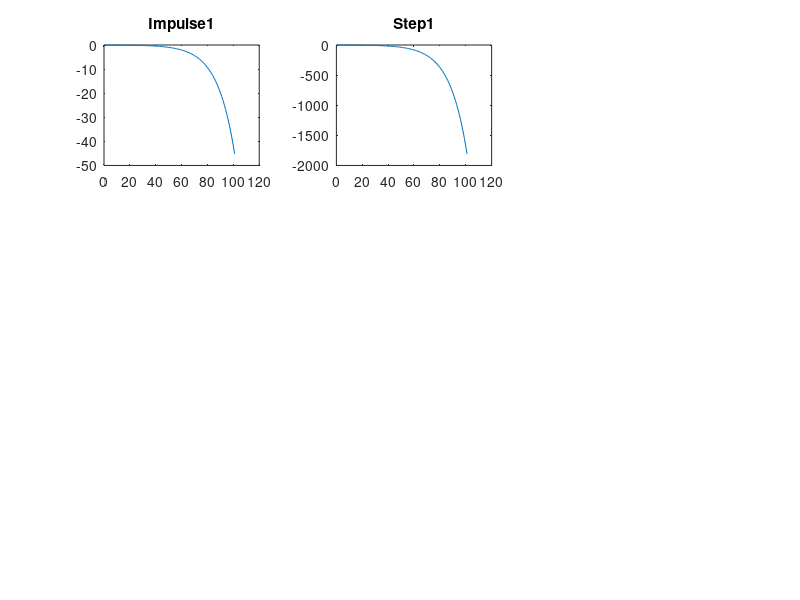

MATLAB code for this plot: (Note: this script raises an error after producing the figure.)
%% Title:Control System-First Order System: System analysis by changing gain
%Author:Ravikumar M Pise
%PS No:99003747
%Date:7/04/2021
%Version:R2020b

%% This Document has equation for motion differential system
%Equation:v=u+(dv/dt)T

%% Math analysis
%dependent variables:v
%independent variables:t
%constant:T
%Root:1/T

%% Changing the gain of system 
%gain is 1 
T1=40;
Tau=T1;
TF1=tf([0,-1],[T1,-1]);
T_R=4*Tau;
subplot(3,3,1),plot(impulse(TF1))
title("Impulse1")
subplot(3,3,2),plot(step(TF1))
title("Step1")
S = stepinfo(TF1);
p1=pole(TF1)
z1=zero(TF1)

%% gain is 0.1
T1=40;
Tau=1/T1;
CF=0.1;
TF2=CF*tf([0,-1],[T1,-1]);
T_R=4*Tau;
subplot(3,3,3),plot(impulse(TF2))
title("Impulse2")
subplot(3,3,4),plot(step(TF2))
title("Step2")
S = stepinfo(TF2);

%gain is 10
T1=40;
Tau=1/T1;
CF=10;
TF3=CF*tf([0,-1],[T1,-1]);
T_R=4*Tau;
subplot(3,3,5),plot(impulse(TF3))
title("Impulse3")
subplot(3,3,6),plot(step(TF3))
title("Step3")
S = stepinfo(TF3);

%gain is 100
T1=40;
CF=100;
TF4=CF*tf([0,-1],[T1,-1]);
T_R=4*Tau;
subplot(3,3,7),plot(impulse(TF4))
title("Impulse4")
subplot(3,3,8),plot(step(TF4))
title("Step4")
S = stepinfo(TF4);

%% Analysis:
%   On changing the gain of the transfer function:
%  Justification:
%  The system is unstable whether the gain is increasing or decreasing because the pole location is at right half of S Plane 
%  1. all time response is NaN,Inf by this we can conclude that the system
%  is not settling,speed is not known,Syatem is not accurate

%% Change the control function
figure
% system with proportion
T1=40;
CF=0.1;
TF5=CF*tf([0,-1],[T1,-1]);
T_R=4*Tau;
subplot(3,2,1),plot(impulse(TF5))
title("Impulse1")
subplot(3,2,2),plot(step(TF5))
title("Step1")
S = stepinfo(TF5)

% system with differentiator
T1=40;
CF=tf([1,0],[1]);
TF6=CF*tf([0,-1],[T1,-1]);
T_R=4*Tau;
subplot(3,2,3),plot(impulse(TF6))
title("Impulse with zero")
subplot(3,2,4),plot(step(TF6))
title("Step with zero")
S = stepinfo(TF6)

% system with integrator
T1=40;
CF=tf([0,1],[1,0]);
TF7=CF*tf([0,-1],[T1,-1]);
T_R=4*Tau;
subplot(3,2,5),plot(impulse(TF7))
title("Impulse with pole")
subplot(3,2,6),plot(step(TF7))
title("Step with pole")
S = stepinfo(TF7)

%poles printing
figure
subplot(3,1,1)
pzmap(TF5)
subplot(3,1,2)
pzmap(TF6)
subplot(3,1,3)
pzmap(TF7)

%% Analysis:
%1. Proportional: 1 pole
%2. Differentiator:1 pole 1 zero
%3. Integrator: 2 poles